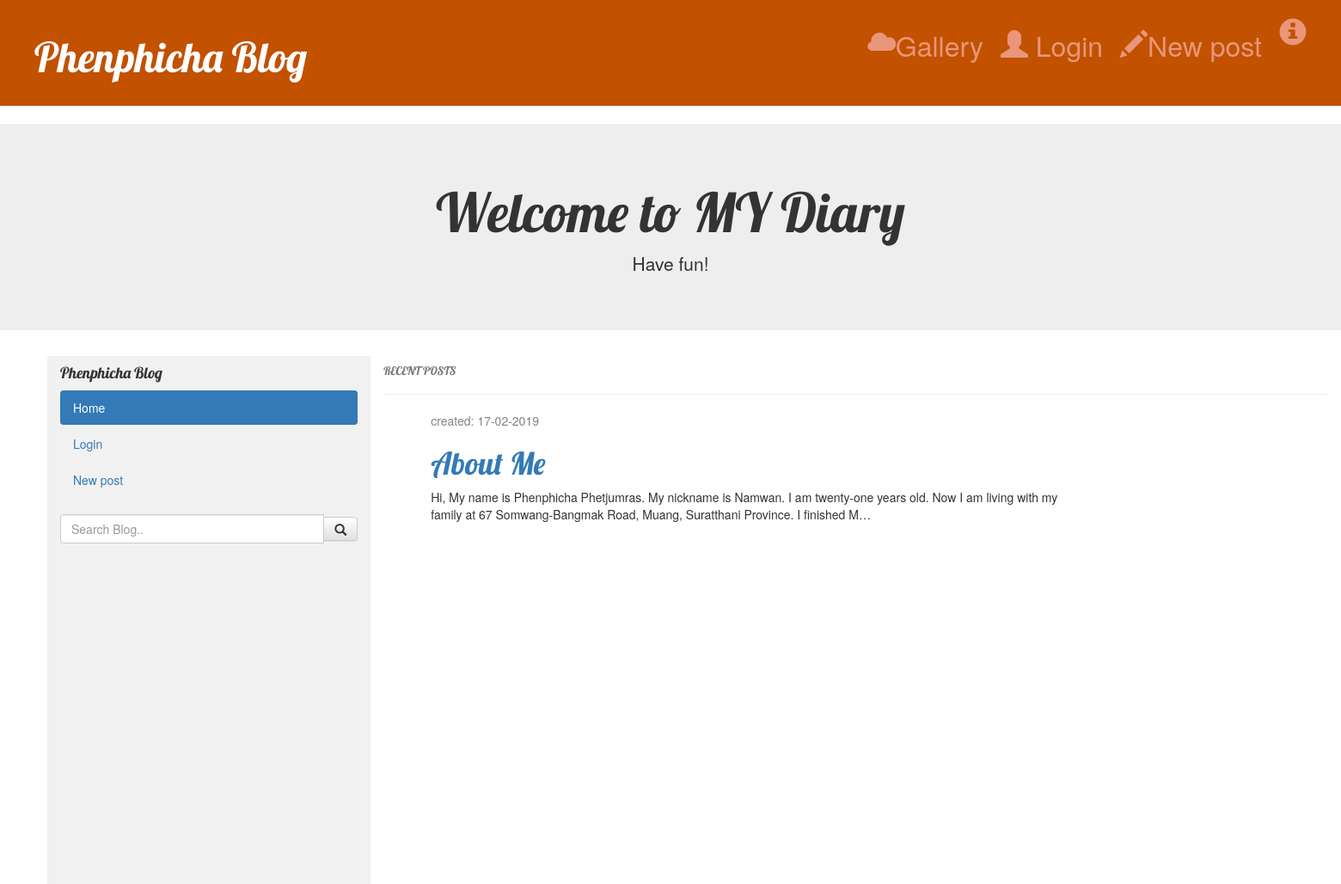
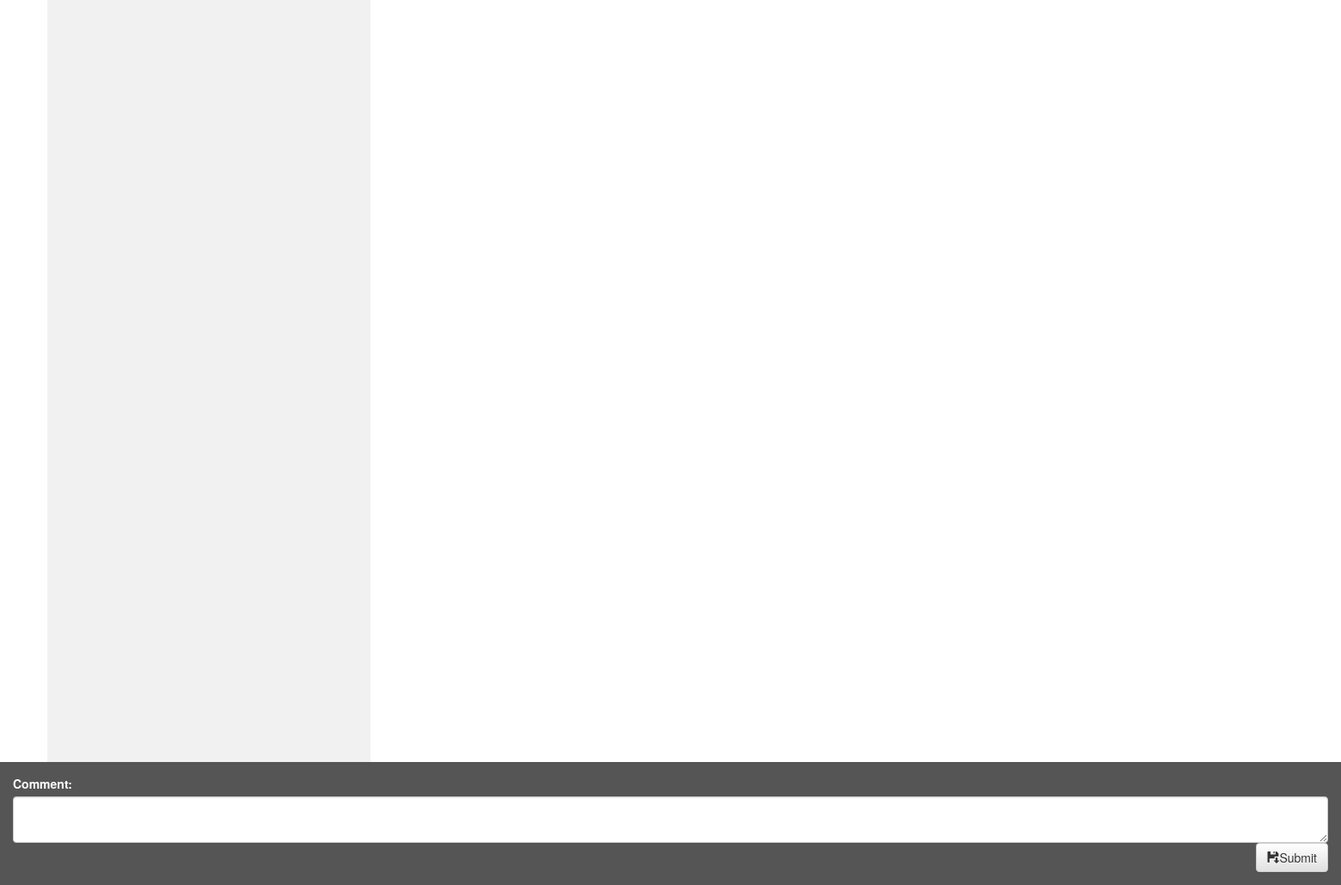
Screenshot of /drafts/ with the database file from the repository (2 pictures, top to bottom).
### blog/models.py (models this page shows, shortened)
class Post(models.Model):
    author = models.ForeignKey(settings.AUTH_USER_MODEL, on_delete=models.CASCADE)
    title = models.CharField(max_length=200)
    text = models.TextField()
    created_date = models.DateTimeField(default=timezone.now)
    published_date = models.DateTimeField(blank=True, null=True)

### blog/views.py (the view)
# urls.py: path('drafts/', views.post_draft_list, name='post_draft_list'),
def post_draft_list(request):
    posts = Post.objects.filter(published_date__isnull=True).order_by('created_date')
    return render(request, 'blog/post_draft_list.html', {'posts': posts})

### blog/templates/blog/post_draft_list.html
{% extends 'blog/base.html' %}
{% block content %}
    {% for post in posts %}
        <div class="post">
            <p class="date">created: {{ post.created_date|date:'d-m-Y' }}</p>
            <h1><a href="{% url 'post_detail' pk=post.pk %}">{{ post.title }}</a></h1>
            <p>{{ post.text|truncatechars:200 }}</p>
        </div>
    {% endfor %}
{% endblock %}

### blog/static/css/blog.css (style rules this page uses)
h1, h2, h3, h4 { font-family: 'Lobster', cursive; }
.date { color: #828282; }
.post { margin-bottom: 70px; }

### rows the page displays
Post: created_date "17-02-2019", title "About Me", text "Hi, My name is Phenphicha Phetjumras. My nickname is Namwan. I am twenty-one years old. Now I am living with my family at 67 Somwang-Bangmak Road, Muang, Suratthani Province. I finished M…"
